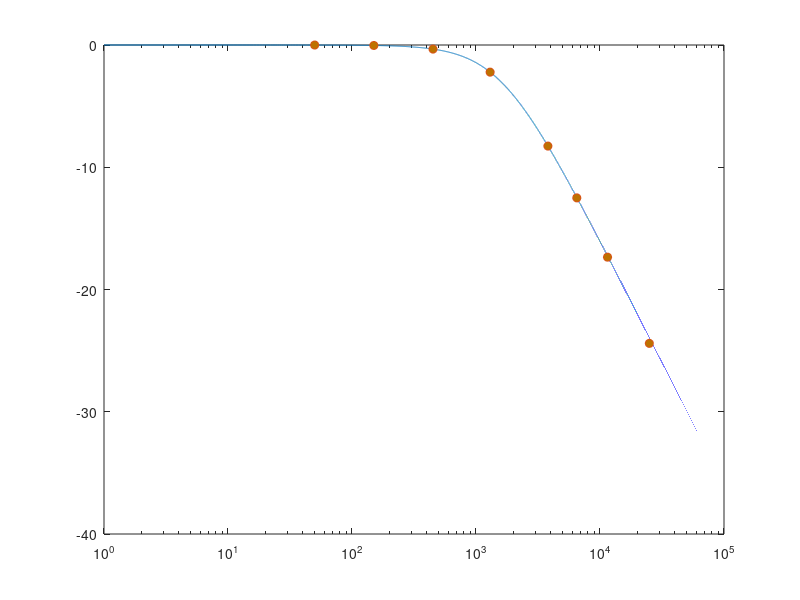

This figure's MATLAB source: (Note: this script raises an error after producing the figure.)
r = 1000;
c = 0.000000100;
x = [1:1:100000];
y = 20*log10(1./sqrt(1+(power(r*c*x*2*pi,2))));
x1=[50, 150, 450, 1300, 3800, 6500, 11500, 25000];
y1=[-0.003, -0.038, -0.335, -2.221, -8.268, -12.505, -17.355, -24.408];
semilogx(x,y,x1,y1,'o','MarkerFaceColor',[0.741 0.447 0])
str = {'R = 1 k\Omega','C = 100 nF'};
annotation('textbox','String',str,'FitBoxToText','on');
legend('Theoretical', 'Observed')
xlabel('Frequency (Hz)')
ylabel('Magnitude (dB)')
title('Frequency Response of Low Pass RC Filter')
grid on